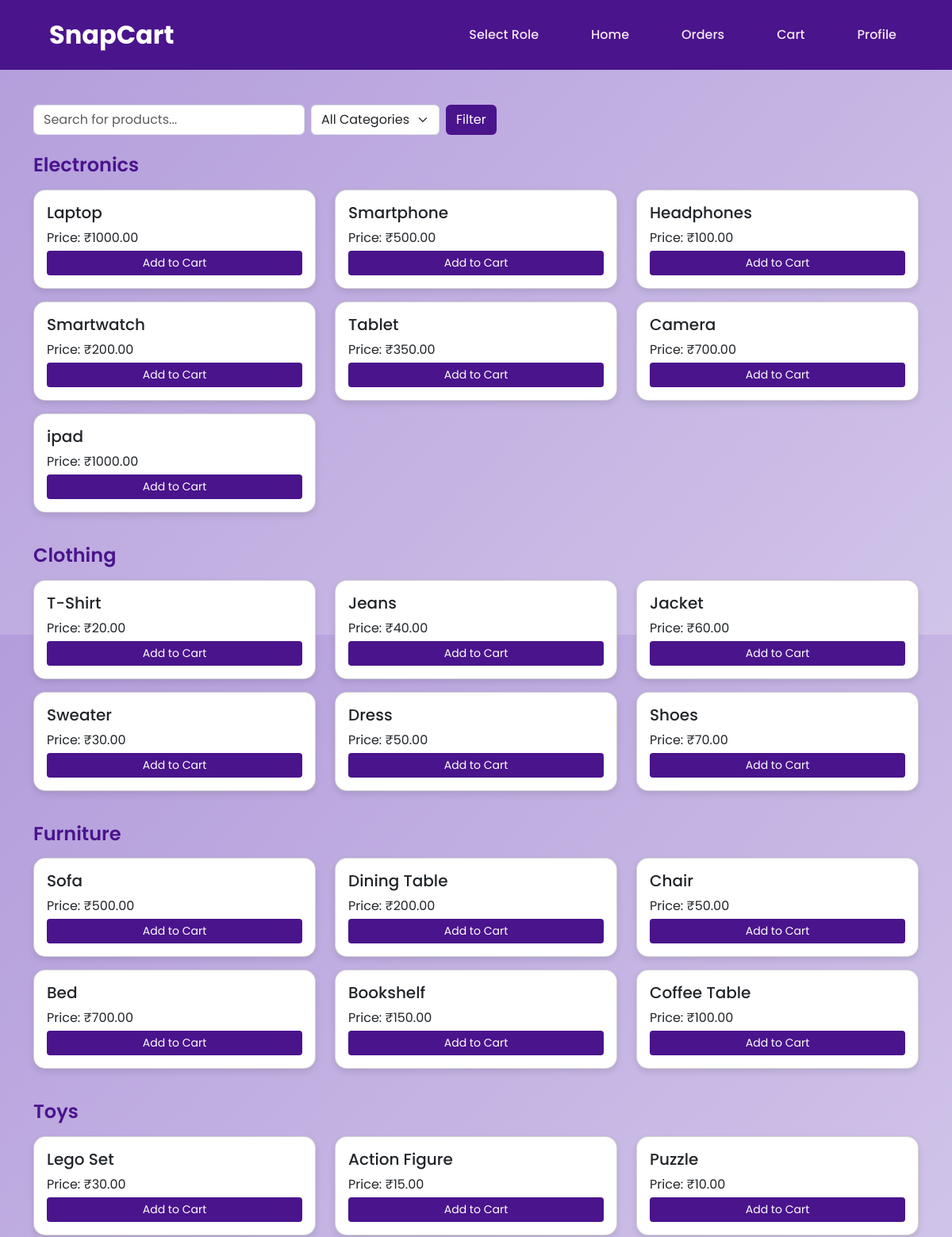
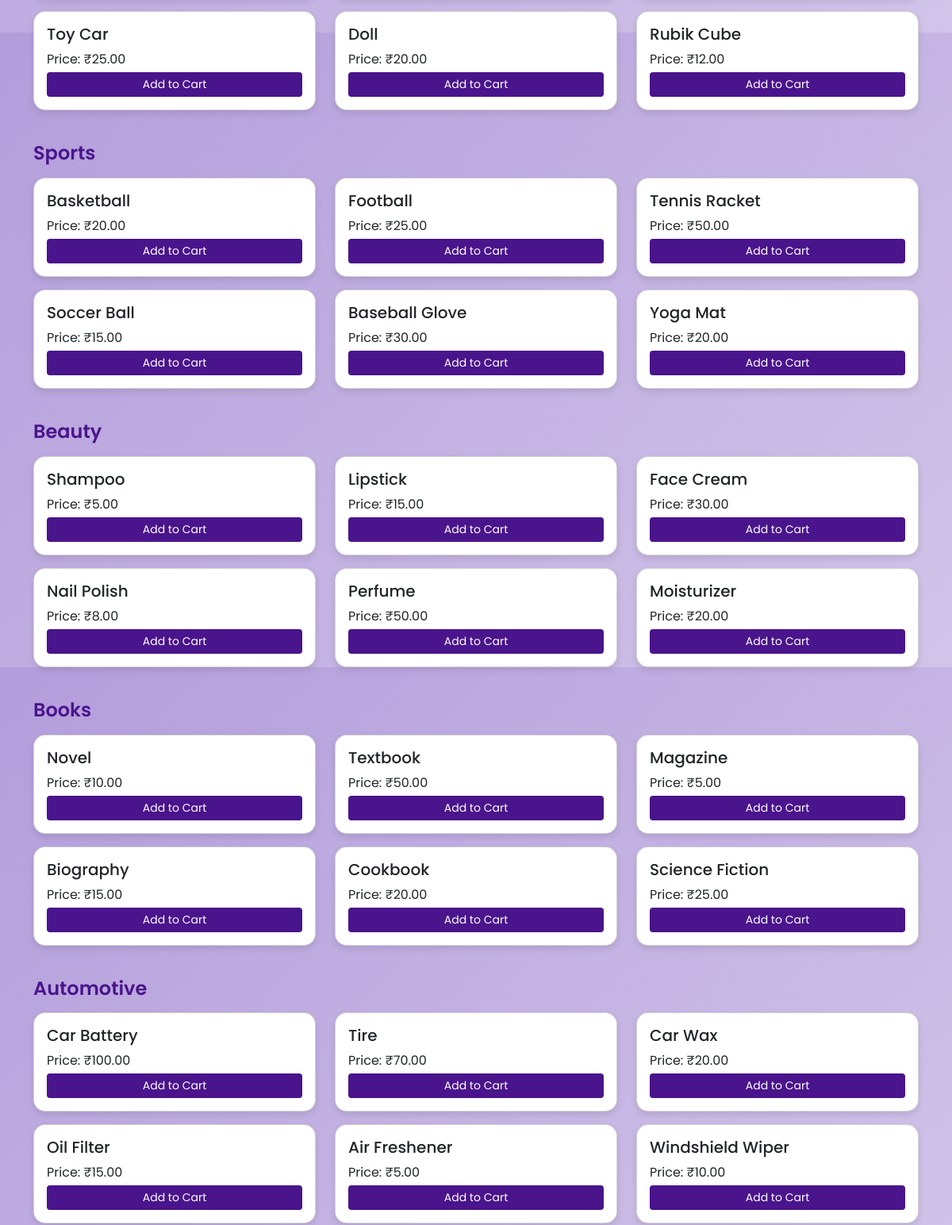
/user_home (signed in, upper part), run on an earlier commit of the app's database (2 pictures, top to bottom).
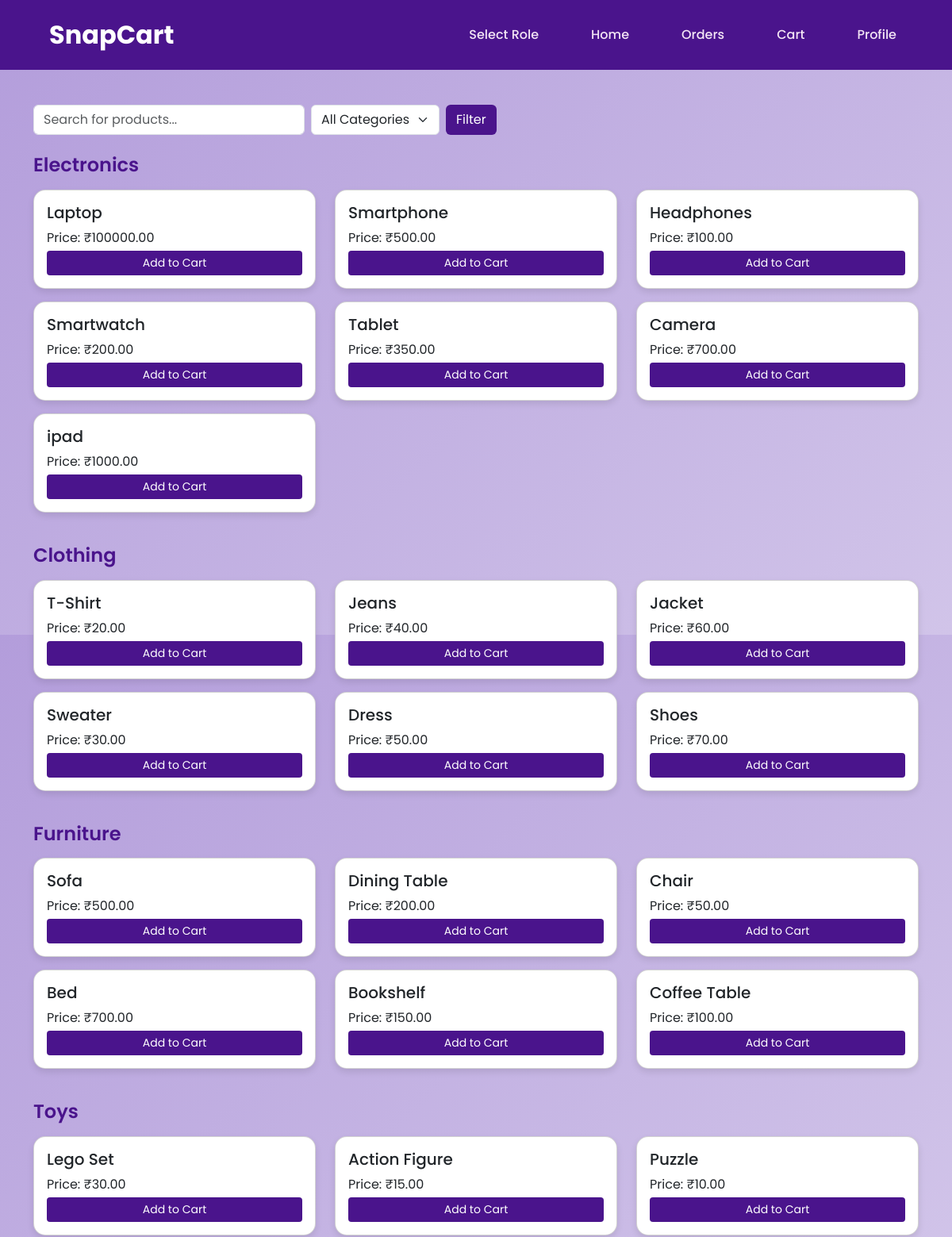
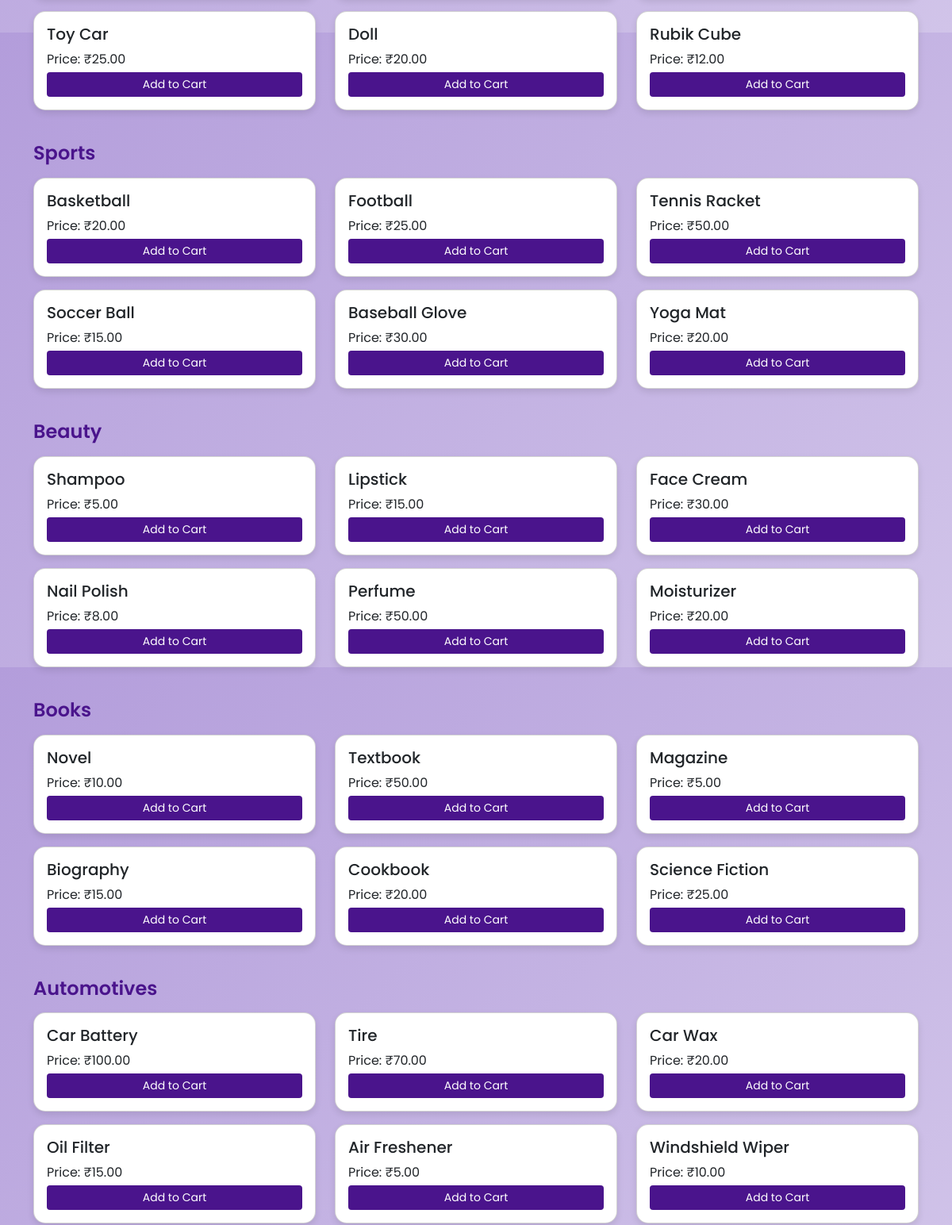
And on a later commit of the database (2 pictures, top to bottom).
### models.py (models this page shows)
class Product(db.Model):  # Class names should start with uppercase
    __tablename__ = 'product'
    id = db.Column(db.Integer, primary_key=True)
    name = db.Column(db.String(64), nullable=False)
    price = db.Column(db.Float, nullable=False)
    category_id = db.Column(db.Integer, db.ForeignKey('category.id'), nullable=False)
    quantity = db.Column(db.Integer, nullable=False)
    man_date = db.Column(db.Date, nullable=False)
    category = db.relationship('Category', back_populates='products')

class Category(db.Model):
    __tablename__ = 'category'
    id = db.Column(db.Integer, primary_key=True)
    name = db.Column(db.String(64), nullable=False)
    products = db.relationship('Product', back_populates='category', cascade='all, delete')

### routes.py (the view)
@app.route("/user_home", methods=["GET"])
@auth_required
def user_home():
    search_query = request.args.get("search", "").strip()
    category_id = request.args.get("category_id")
    categories = Category.query.all()
    products_query = Product.query
    if search_query:
        products_query = products_query.filter(Product.name.ilike(f"%{search_query}%"))
    if category_id:
        products_query = products_query.filter_by(category_id=category_id)
    products = products_query.all()
    if search_query and not products:
        flash("No products found!", "danger")
    if category_id and not products:
        flash("No products found in this category!", "danger")
    return render_template(
        "user/user_home.html",
        categories=categories,
        products=products,
        user = User.query.get(session['user_id']),
    )

### routes.py (called while the page is built)
def auth_required(func):
    @wraps(func)
    def inner(*args, **kwargs):
        if 'user_id' not in session:
            flash('Please login to continue', 'danger')
            return redirect(url_for('user_login'))
        return func(*args, **kwargs)
    return inner

### templates/user/user_home.html (shortened to what this page needs)
{% extends 'user/final_layout.html' %}
{% block content %}
<div class="container py-4">
    <form method="GET" action="{{ url_for('user_home') }}" class="mb-4 d-flex gap-2 flex-wrap">
        <input type="text" name="search" class="form-control w-auto" placeholder="Search for products..." value="{{ request.args.get('search', '') }}">
        <select name="category_id" class="form-select w-auto">
            <option value="">All Categories</option>
        </select>
        <button class="btn btn-snap" type="submit">Filter</button>
    </form>
    {% if products %}
        {% for category in categories %}
            {% set cat_products = products|selectattr("category.id", "equalto", category.id)|list %}
            {% if cat_products %}
            <div class="mb-4">
                <h4 class="mb-3">{{ category.name }}</h4>
                <div class="row">
                    {% for product in cat_products %}
                    <div class="col-md-4 mb-3">
                        <div class="card product-card p-3">
                            <h5 class="card-title">{{ product.name }}</h5>
                            <p class="card-text mb-1">Price: ₹{{ '%.2f'|format(product.price) }}</p>
                            <form method="POST" action="{{ url_for('add_to_cart', product_id=product.id) }}" class="add-to-cart-form">
                                <button class="btn btn-sm btn-snap w-100">Add to Cart</button>
                            </form>
                        </div>
                    </div>
                    {% endfor %}
                </div>
            </div>
            {% endif %}
        {% endfor %}
    {% else %}
        <p class="text-center">{{ no_products_message }}</p>
    {% endif %}
</div>
{% endblock %}

What changed in the data, as far as the page shows it:
changed Product "Laptop": price "1000.00" → "100000.00"
changed Category: name "Automotive" → "Automotives"
